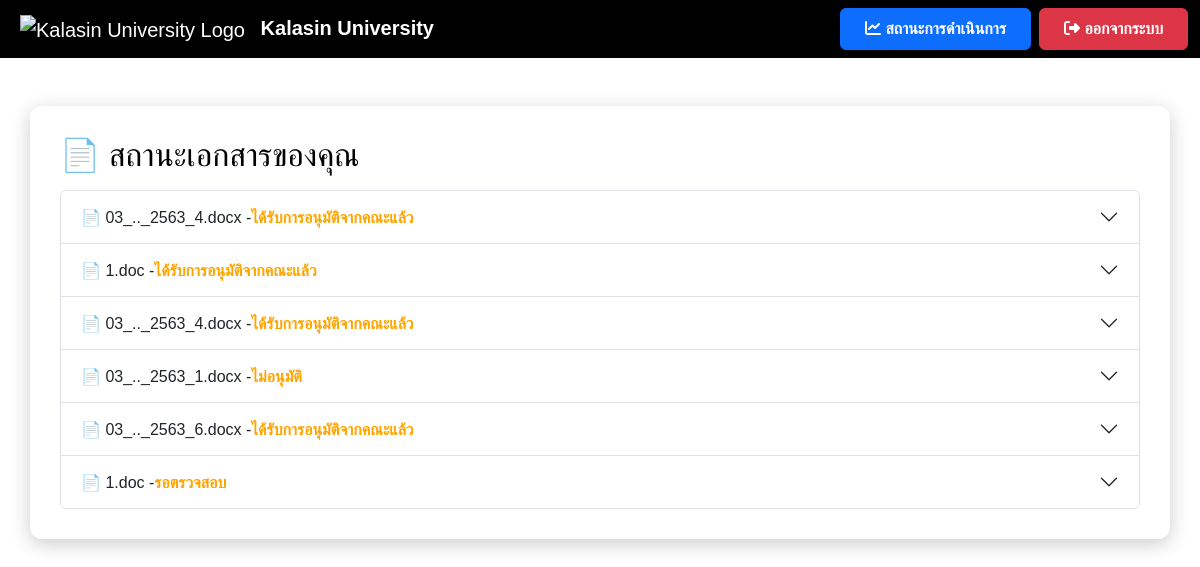
/status (signed in), run on an earlier commit of the app's database.
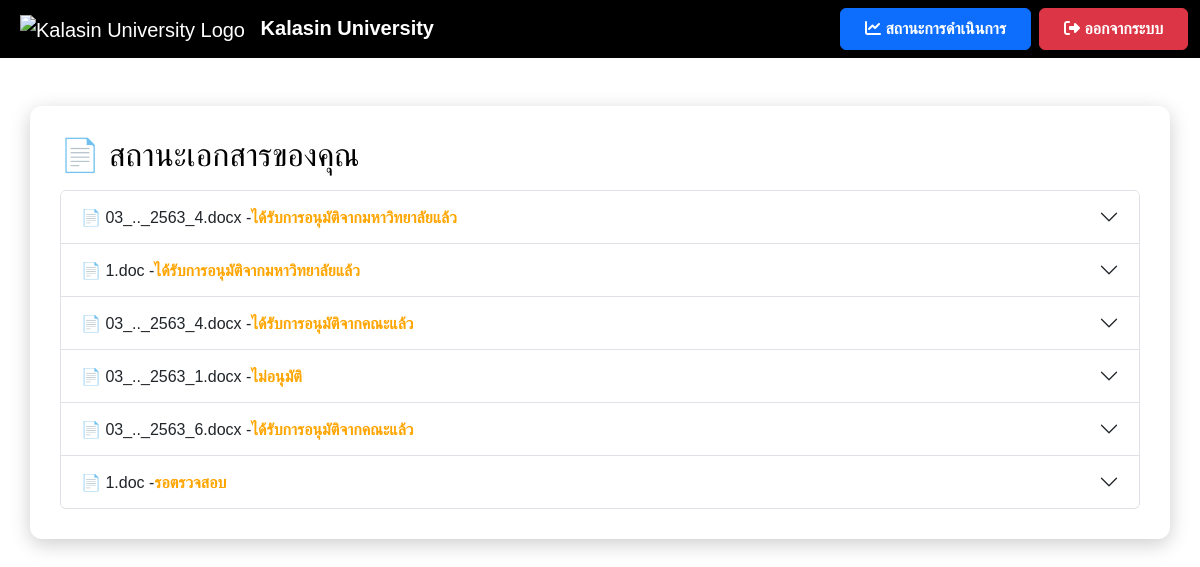
And on a later commit of the database.
### app.py (models this page shows)
class File(db.Model):
    id = db.Column(db.Integer, primary_key=True)
    filename = db.Column(db.String(255), nullable=False)
    file_path = db.Column(db.String(255), nullable=True)  # ✅ เพิ่มฟิลด์นี้
    status = db.Column(db.String(50), nullable=False, default="รอตรวจสอบ")
    comment = db.Column(db.Text, nullable=True)
    user_id = db.Column(db.Integer, db.ForeignKey('user.id'), nullable=False)
    upload_date = db.Column(db.DateTime, default=db.func.current_timestamp())
    review_date = db.Column(db.DateTime, nullable=True)
    approve_date = db.Column(db.DateTime, nullable=True)

### app.py (the view)
@app.route('/status')
def status():
    if 'user_id' not in session:
        return redirect(url_for('login'))
    user = User.query.get(session['user_id'])
    files = File.query.filter_by(user_id=user.id).all()
    for file in files:
        print(f"ไฟล์: {file.filename}, สถานะ: {file.status}, หมายเหตุ: {file.comment}")
    return render_template('status.html', username=user.username, files=files)

### templates/status.html (shortened to what this page needs)
<!DOCTYPE html>
<html lang="th">
<head>
    <link href="https://cdn.jsdelivr.net/npm/bootstrap@5.3.3/dist/css/bootstrap.min.css" rel="stylesheet">
    <link rel="stylesheet" href="https://cdnjs.cloudflare.com/ajax/libs/font-awesome/6.4.2/css/all.min.css">
</head>
<body>
    <nav class="navbar navbar-expand-lg navbar-dark">
        <div class="container-fluid">
            <a class="navbar-brand ms-2" href="{{ url_for('user_dashboard') }}">
                <img src="https://upload.wikimedia.org/wikipedia/th/thumb/4/4e/Kalasin_University_Seal.svg/1200px-Kalasin_University_Seal.svg.png" alt="Kalasin University Logo" style="height: 50px; margin-right: 10px;">
                <strong>Kalasin University</strong>
            </a>
            <div class="ms-auto d-flex">
                <a href="{{ url_for('status') }}" class="btn btn-primary fw-bold px-4 py-2 me-2">
                    <i class="fas fa-chart-line"></i> สถานะการดำเนินการ
                </a>
                <a href="#" onclick="logout()" class="btn btn-danger fw-bold px-4 py-2">
                    <i class="fas fa-sign-out-alt"></i> ออกจากระบบ
                </a>
            </div>
        </div>
    </nav>
    <div class="container container-custom mt-5">
        <h2>📄 สถานะเอกสารของคุณ</h2>
        <div id="fileStatusContainer">
            <div class="accordion mt-3" id="fileStatusAccordion">
                {% if files %}
                    {% for file in files %}
                        <div class="accordion-item">
                            <h2 class="accordion-header" id="heading{{ file.id }}">
                                <button class="accordion-button {% if file.status != 'อนุมัติแล้ว' %}collapsed{% endif %}"
                                        type="button" data-bs-toggle="collapse"
                                        data-bs-target="#collapse{{ file.id }}"
                                        aria-expanded="false" aria-controls="collapse{{ file.id }}">
                                    📄 {{ file.filename }} -
                                    <span id="status-{{ file.id }}" class="{% if file.status == 'อนุมัติแล้ว' %}status-approved{% else %}status-pending{% endif %}">
                                        {{ file.status }}
                                    </span>
                                </button>
                            </h2>
                        </div>
                    {% endfor %}
                {% else %}
                    <p class="text-muted">⛔ คุณยังไม่มีไฟล์ที่ส่งคำขอ</p>
                {% endif %}
            </div>
        </div>
</body>
</html>

What changed in the data, as far as the page shows it:
changed File (number 1 of 6 on the later page): status "ได้รับการอนุมัติจากคณะแล้ว" → "ได้รับการอนุมัติจากมหาวิทยาลัยแล้ว"
changed File (number 2 of 6 on the later page): status "ได้รับการอนุมัติจากคณะแล้ว" → "ได้รับการอนุมัติจากมหาวิทยาลัยแล้ว"
